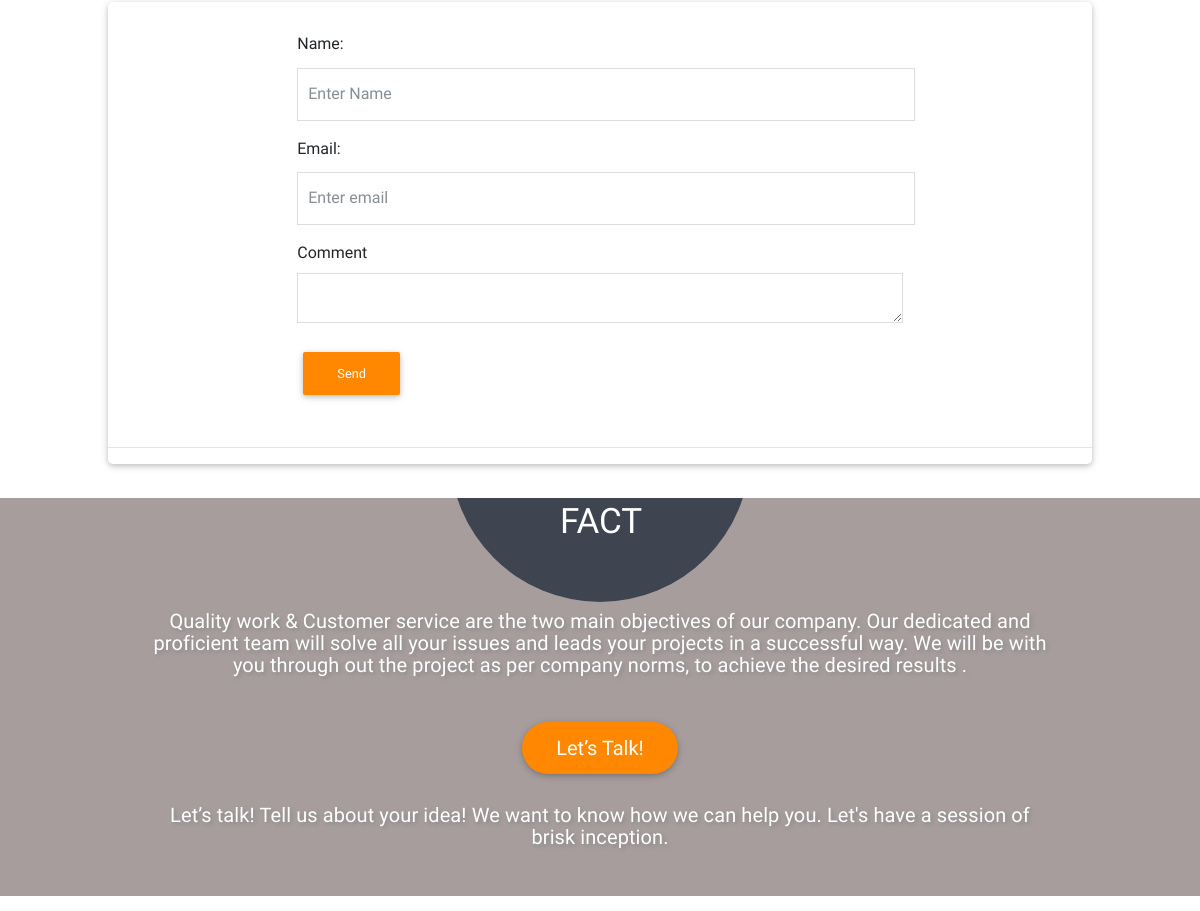
Before: /index.php/blog/what_is_onpage_and_offpage_optimization (middle part) with the older database file.
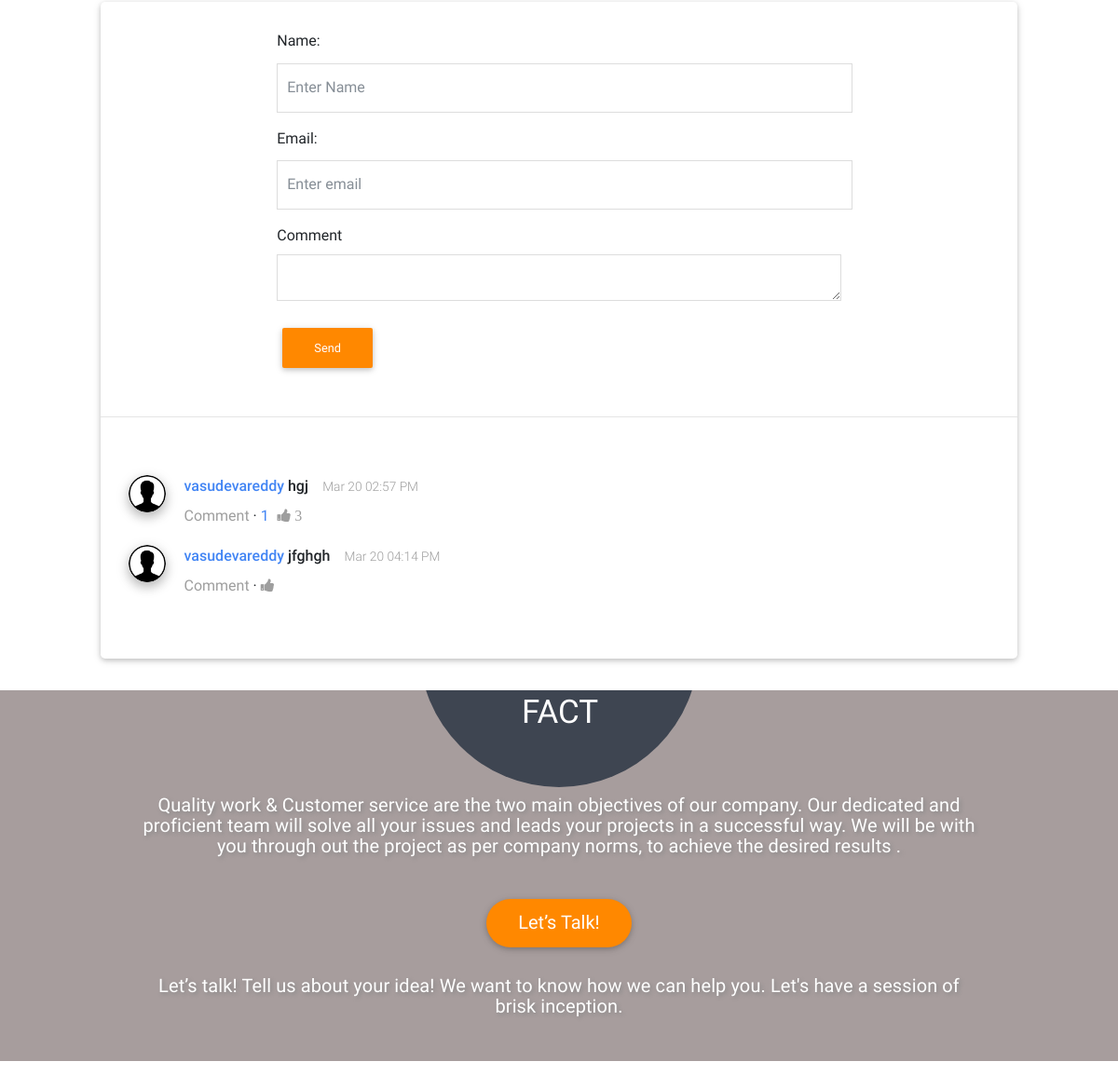
After: the same page with the newer database file.
### tables this page shows
CREATE TABLE `comments` (
  `id` int(11) NOT NULL AUTO_INCREMENT,
  `post_id` int(11) DEFAULT NULL,
  `name` varchar(250) DEFAULT NULL,
  `email` varchar(250) DEFAULT NULL,
  `comment` varchar(250) DEFAULT NULL,
  `like` varchar(250) DEFAULT NULL,
  `create_at` varchar(250) DEFAULT NULL,
  PRIMARY KEY (`id`)
);

### application/controllers/Blog.php (called while the page is built, shortened)
<?php
class Blog extends CI_Controller {
public function __construct()
	{
		$this->load->helper(array('url','html','form'));
		$this->load->library('session','form_validation');
		$this->load->library('email');
		$this->load->model('Pracha_model');
		$this->load->model('Blog_model');
		$this->load->library('user_agent');
	}
	public function what_is_onpage_and_offpage_optimization()
	{
		$data['meta_title'] = 'What Is Onpage and Offpage SEO | Prachatech web designing company';
		$data['meta_description'] = 'What is onpage and offpage SEO? - SEO is of two types, namely On-Page Optimization and Off-Page Optimization.On page optimization deals with the aspects of a website or blog post that can be optimized to read by the search engines. Though it is a time taking process yet this kind of optimization...';
		$data['meta_keywords'] = 'what is onpage and offpage seo, onpage and offpage seo, onpage and offpage optimization, onpage optimization and offpage optimization, onpage-and-offpage-optimization';
		$commets['comments_list']=$this->Blog_model->get_all_commets(2);
		$data['currentURL'] = current_url();
		$this->load->view('header',$data);
		$this->load->view('blog2_details',$commets);
		$this->load->view('footer');
	}
}

### index.php (called while the page is built, shortened)
<?php
require_once BASEPATH.'core/CodeIgniter.php';

### application/models/Blog_model.php (called while the page is built, shortened)
<?php if ( ! defined('BASEPATH')) exit('No direct script access allowed');
class Blog_model extends CI_Model
{
	public function get_all_commets($pid){
		$this->db->select('*')->from('comments');
		$this->db->where('post_id', $pid);
		$return=$this->db->get()->result_array();
		foreach($return as $List){
			$curl = curl_init();
			$str = curl_exec($curl);
			$pic=json_decode($str, TRUE);
			$lke=$this->get_like_count($List['id']);
			$lis[$List['id']]=$List;
			$lis[$List['id']]['imagurl']=isset($pic['entry']['gphoto$thumbnail']['$t'])?$pic['entry']['gphoto$thumbnail']['$t']:'';
			$lis[$List['id']]['count']=$this->get_replaycomments($List['id']);
			$lis[$List['id']]['likecount']=$lke['like'];
		}
		if(!empty($lis))
		{
		return $lis;
		}
	}
	public function get_replaycomments($comment_id){
		$this->db->select('*')->from('replay_comments');
		$this->db->where('comment_id', $comment_id);
		$return= $this->db->get()->result_array();
		foreach($return as $List){
			$curl = curl_init();
			$str = curl_exec($curl);
			$pic=json_decode($str, TRUE);
		$lis[$List['id']]=$List;
		$lis[$List['id']]['replyimagurl']=isset($pic['entry']['gphoto$thumbnail']['$t'])?$pic['entry']['gphoto$thumbnail']['$t']:'';
		}
		if(!empty($lis))
		{
		return $lis;
		}
	}
	public function get_like_count($id){
		$this->db->select('comments.like')->from('comments');
		$this->db->where('id', $id);
		return $this->db->get()->row_array();
	}
}

### application/views/blog2_details.php (the view, shortened to what this page needs)
<div class="selectstate">
    <section class="pt-5 mt-4  pargh" style="padding:10px;">
        <br>
        <div class="d-flex justify-content-md-center   ">
            <div class="col-md-10 card  " style="padding:0px;">
                <div class="row pad30 justify-content-md-center">
                    <div class="col-md-8">
                        <form class="form-horizontal" action="<?php echo base_url('blog/addcomment');?>" method="post">
                            <div class="form-group">
                                <label class="control-label " for="email">Name:</label>
                                <div class="">
                                    <input type="text" class="form-control" style="border:1px solid #ddd;padding-left:10px;" id="name" name="name" placeholder="Enter Name" required>
                                </div>
                            </div>
                            <div class="form-group">
                                <label class="control-label " for="email">Email:</label>
                                <div class="">
                                    <input type="email" class="form-control" style="border:1px solid #ddd;padding-left:10px;" id="email" name="email" placeholder="Enter email" required>
                                </div>
                            </div>
                            <div class="form-group">
                                <label>Comment</label>
                                <textarea style="border:1px solid #ddd ;padding-left:10px; height:50px;" type="text" id="message" name="message" required></textarea>
                            </div>
                            <div class="">
                                <button class="btn btn-warning" type="submit">Send</button>
                            </div>
                        </form>
                    </div>
                </div>
                <hr>
                <?php if(isset($comments_list) && count($comments_list)>0){ ?>
                <div class="row pad30">
                    <div class="col-lg-6">
                        <div class="mdb-feed">
                            <?php foreach($comments_list as $list){ ?>
                            <div class="news">
                                <?php if($list['imagurl']!=''){ ?>
                                <div class="label">
                                    <img src="<?php echo $list['imagurl']; ?>" class="rounded-circle z-depth-1-half">
                                </div>
                                <?php }else{ ?>
                                <div class="label">
                                    <img src="<?php echo base_url('assets/user.png'); ?>" class="rounded-circle z-depth-1-half">
                                </div>
                                <?php } ?>
                                <div class="excerpt">
                                    <div class="brief">
                                        <a class="name" href="mailto:<?php echo $list['email']; ?>">
                                            <?php echo $list['name']; ?></a>
                                        <?php echo $list['comment']; ?>
                                        <div class="date">
                                            <?php echo date('M j h:i A',strtotime(htmlentities($list['create_at'])));?>
                                        </div>
                                    </div>
                                    <div class="feed-footer">
                                        <a class="comment" data-toggle="collapse" href="#collapseExample-1<?php echo $list['id']; ?>" aria-expanded="false" aria-controls="collapseExample-1">Comment</a> &middot;
                                        <?php if(isset($list['count']) && count($list['count'])>0){ ?>
                                        <span>
                                            <a>
                                                <?php echo count($list['count']); ?></a>
                                        </span>
                                        <?php } ?>
                                        <a class="thumbs" data-toggle="tooltip" data-placement="top" onclick="likecounts('<?php echo $list['id']; ?>');" title="I like it">
                                            <i class="fa fa-thumbs-up"><span id="countids<?php echo $list['id']; ?>">
                                                    <?php echo $list['likecount']; ?></span></i>
                                        </a>
                                    </div>
                                </div>
                            </div>
                            <?php } ?>
                        </div>
                    </div>
                </div>
                <?php } ?>
            </div>
        </div>
    </section>
    <div class="clearfix">&nbsp;</div>

### application/views/header.php (shortened to what this page needs)
<!DOCTYPE html>
<html lang="en">
<head>
    <link rel="stylesheet" href="https://maxcdn.bootstrapcdn.com/font-awesome/4.7.0/css/font-awesome.min.css">
    <link href="<?php echo base_url(); ?>assets/vendor/css/bootstrap.min.css" rel="stylesheet">
    <link href="<?php echo base_url(); ?>assets/vendor/css/mdb.min.css" rel="stylesheet">
    <link href="<?php echo base_url(); ?>assets/vendor/css/compiled.min.css" rel="stylesheet">
	<link href="<?php echo base_url(); ?>assets/vendor/css/custom.css" rel="stylesheet">
    <link href="<?php echo base_url(); ?>assets/vendor/css/style.css" rel="stylesheet">
   <link href="<?php echo base_url(); ?>assets/vendor/css/animate.css" rel="stylesheet">
</head>
<body>

### application/views/footer.php (shortened to what this page needs)
<section class=" py-4 bg-light-brown" style="overflow:hidden;">
    <div class="row justify-content-center">
        <div class="half-circle">
            <div class="text-white" style="line-height:380px;font-size:35px;padding-left:110px;font-weight:400;margin-top:30px">FACT</div>
        </div>
    </div>
    <div class="text-center container-sty text-white">
        <div class="row justify-content-center">
            <div class="col-md-10">
                <p class="py-2 text-shad font-20 "> Quality work & Customer service are the two main objectives of our company. Our dedicated and proficient team will solve all your issues and leads your projects in a successful way. We will be with you through out the project as per company norms, to achieve the desired results .</p>
                <div class="py-3">
                    <a href="<?php echo base_url('contactus');?>" class="btn btn-warning btn-rounded " style="font-size:20px;">Let’s talk!</a>
                </div>
                <p class="font-20 py-2 text-shad">Let’s talk!
                    Tell us about your idea! We want to know how we can help you. Let's have a session of brisk inception.
                </p>
            </div>
        </div>
    </div>
</section>
<section class="com=ntainer-fluid">
    <div class="view jarallax" data-jarallax='{"speed": 0.2}' style="background-image: url(<?php echo base_url(); ?>assets/vendor/img/startup.png);height:730px;">
        <div class="full-bg-img">
            <div class="mask">
               <div class="text-center text-white">
                    <div class="row text-center">
                        <div class="col-md-5 p-5">
                        </div>
                        <div class="col-md-7"></div>
                    </div>
                </div>
            </div>
        </div>
    </div>
</section>
</body>
</html>

Changed rows visible on the page:
added comments: name "vasudevareddy", comment "hgj", create_at "Mar 20 02:57 PM", count($list['count']) "1", like "3"
added comments: name "vasudevareddy", comment "jfghgh", create_at "Mar 20 04:14 PM"
